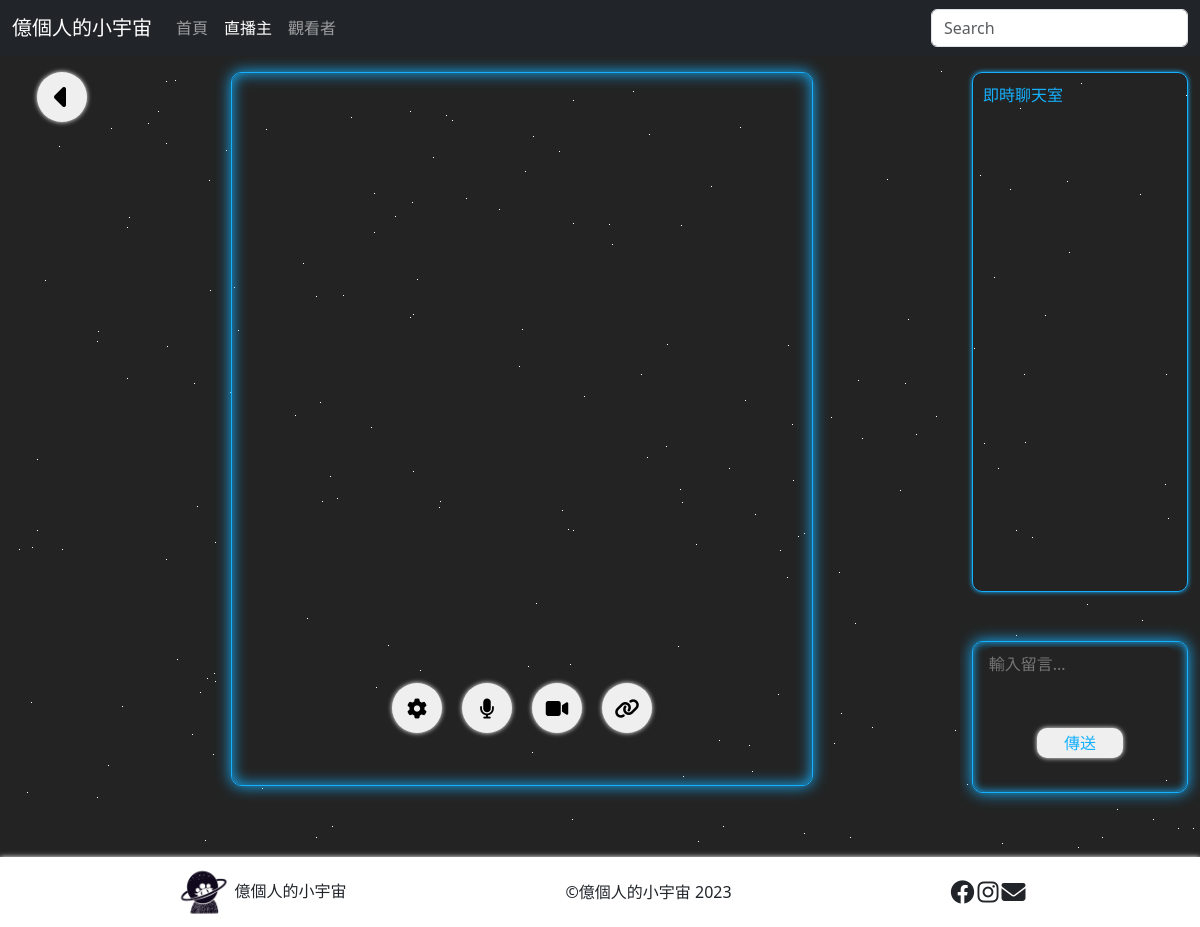
The app's page /stream/, older data.
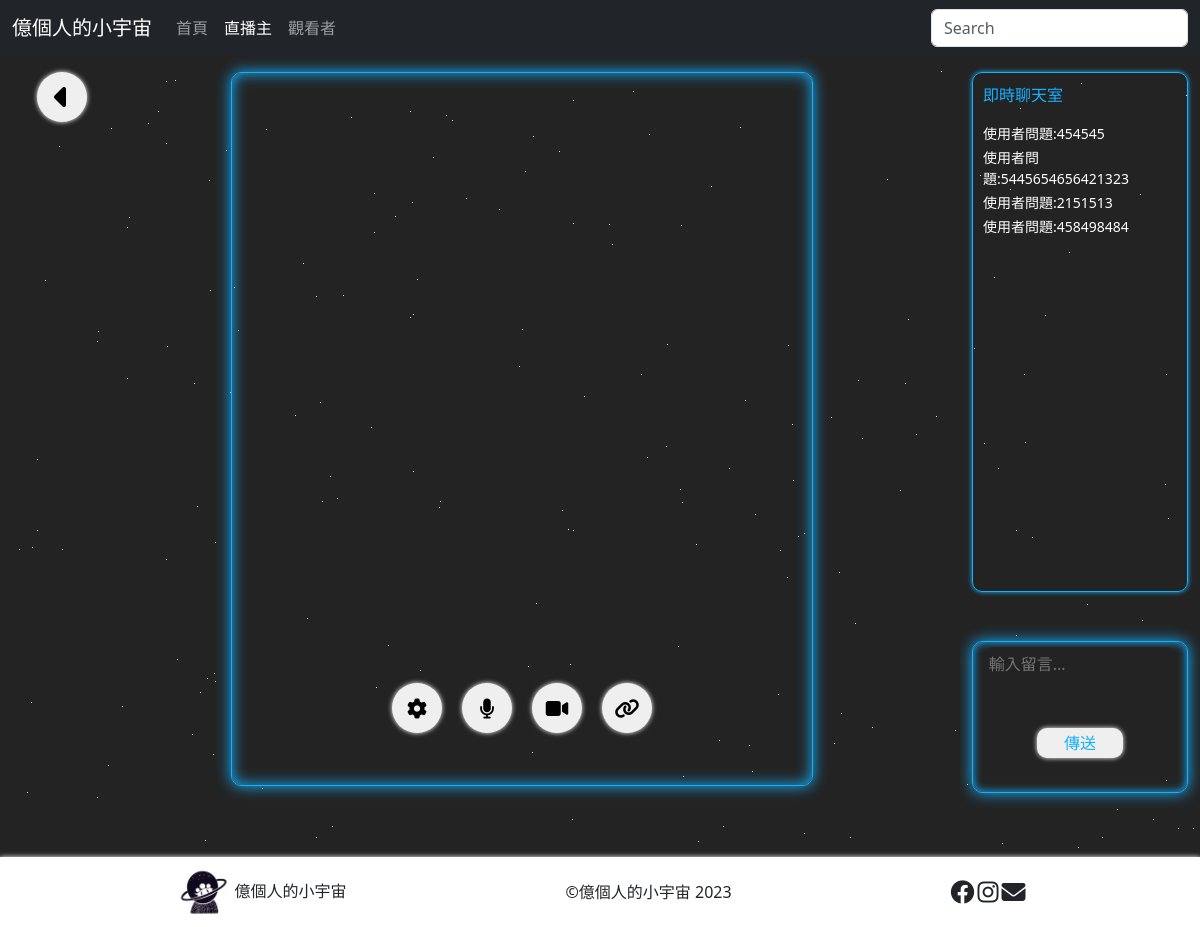
The same page, newer data.
### uni/models.py (models this page shows)
class Notification(models.Model):
    message = models.TextField()
    timestamp = models.DateTimeField(auto_now_add=True)
    viewed = models.BooleanField(default=False)

### uni/views.py (the view)
# urls.py: path('stream/', views.stream_view),
def stream_view(request):
    if Notification.objects.exists():
        mess = Notification.objects.all()
    else:
        mess = None
    return render(request, 'stream.html', locals())

### templates/stream.html (shortened to what this page needs)
<!DOCTYPE html>
<html lang="en">
<head>
    {% load static %}
    {% load my_filters %}
    <link href="https://cdn.jsdelivr.net/npm/bootstrap@5.3.0-alpha3/dist/css/bootstrap.min.css" rel="stylesheet"
>
    <link rel="stylesheet" href="https://cdnjs.cloudflare.com/ajax/libs/font-awesome/6.4.0/css/all.min.css">
    <link rel="stylesheet" href="../../static/css/basic.css">
    <link rel="stylesheet" href="../../static/css/stream.css">
    <link rel="stylesheet" href="../../static/css/color.css">
    <link rel="stylesheet" href="../../static/css/star.css">
</head>
<body class="kuro_bc">
    <nav class="navbar navbar-expand-lg navbar-dark bg-dark" aria-label="Fifth navbar example">
        <div class="container-fluid">
            <a class="navbar-brand" href="/index/">億個人的小宇宙</a>
            <div class="collapse navbar-collapse" id="navbarsExample05">
                <ul class="navbar-nav me-auto mb-2 mb-lg-0">
                    <li class="nav-item">
                        <a class="nav-link" aria-current="page" href="/index/">首頁</a>
                    </li>
                    <li class="nav-item">
                        <a class="nav-link  active" href="/host/">直播主</a>
                    </li>
                    <li class="nav-item">
                        <a class="nav-link" href="/client/">觀看者</a>
                    </li>
                </ul>
                <form role="search">
                    <input class="form-control" type="search" placeholder="Search" aria-label="Search">
                </form>
            </div>
        </div>
    </nav>
    <main>
        <div class="back">
            <a href="/host/"><button type="button" class="back_btn shiro_bs"><i class="fa-solid fa-caret-left fa-2xl"></i></button></a>
        </div>
        <div class="h_streams">
            <div class="h_video l_ao_bd">
                <video class="each_v"id="user" autoplay playsinline>
                </video>
                <div class="v_ctrl">
                    <button type="button" class="v_btn shiro_bs">
                        <i class="fa-solid fa-gear fa-lg"></i>
                    </button>
                    <button class="shiro_bs" id="mic_btn"><i class="fa-solid fa-microphone fa-lg"></i></button>
                    <button class="shiro_bs" id="camera_btn"><i class="fa-solid fa-video fa-lg"></i></button>
                    <button type="button" class="v_btn shiro_bs"data-bs-toggle="modal" data-bs-target="#LinkModal">
                        <i class="fa-solid fa-link fa-lg"></i>
                    </button>
                </div>
            </div>
        </div>
        <div class="h_comment">
            <div class="h_messages l_ao_bd shiro_f l_ao_bs">
                <p class="mes_tit l_ao_f">即時聊天室 </p>
                {% for mes in mess %}
                <div>
                    <p class="mes_name">
                        使用者問題:{{ mes.message }}
                    </p>
                </div>
            {% endfor %}
            </div>
            <div class="h_typing l_ao_bd">
                <form class="type_area">
                    <textarea rows="2" class="txtarea kuro_bc shiro_f" placeholder="輸入留言..."></textarea>
                    <hr class="type_hr">
                    <input type="submit" value="傳送" class="txt_btn shiro_bs l_ao_f">
                </form>
            </div>
        </div>
    </main>
    <footer class="shiro_bc shiro_bs">
        <div class="ft_container">
            <div class="ft_logo">
                <div class="ft_img_c">
                    <img class="ft_img" src="../../static/img/logo.ico">
                </div>
                <p class="h6 ft_word">億個人的小宇宙</p>
            </div>
            <div>
                <p style="font-size:16px;margin:0;">©億個人的小宇宙 2023</p>
            </div>
            <div class="ft_ic_c">
                <i class="fa-brands fa-facebook fa-xl"></i>
                <i class="fa-brands fa-instagram fa-xl"></i>
                <i class="fa-solid fa-envelope fa-xl"></i>
            </div>
        </div>
    </footer>
</body>
</html>

Row changes from the older to the newer data that the page shows:
added Notification: message "454545"
added Notification: message "5445654656421323"
added Notification: message "2151513"
added Notification: message "458498484"
